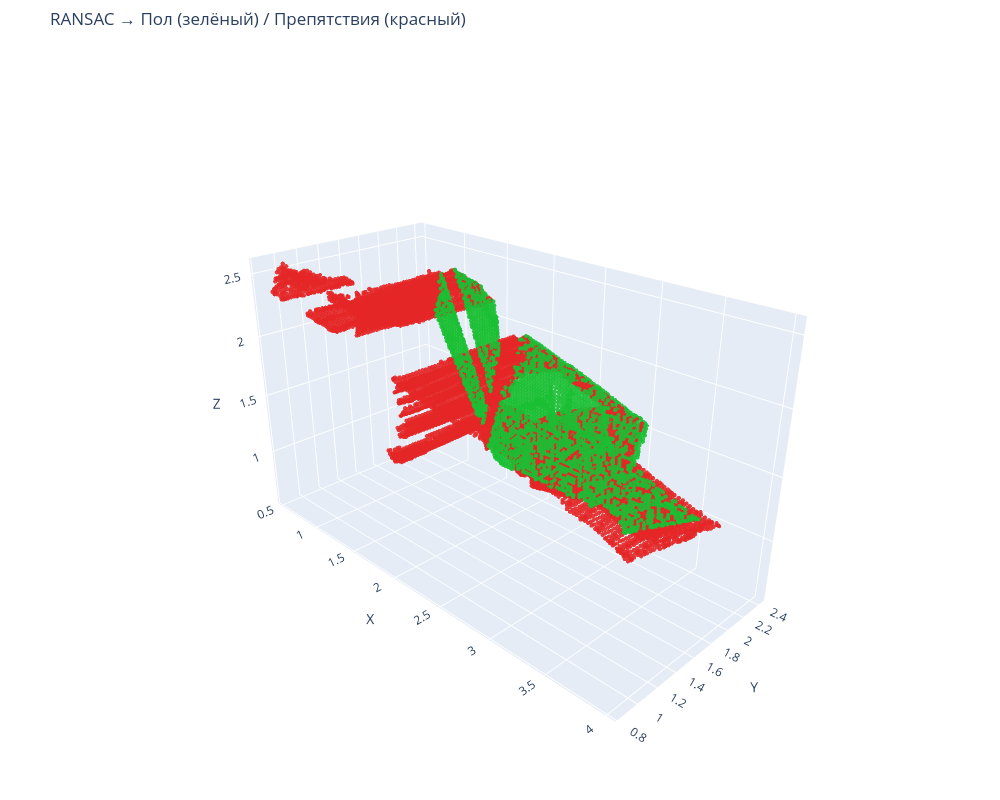

Here is the notebook cell this chart was saved with:
### Markdown cell above
**Результат**

### Code cell
colors = np.full((len(points), 3), [0.9, 0.15, 0.15], dtype=float)   # красный по умолчанию
colors[inlier_mask] = [0.1, 0.75, 0.2]                                 # зелёный — пол

if len(points) > 150000:
    step = len(points) // 150000
    points_plot = points[::step]
    colors_plot = colors[::step]
    print(f"Отрисовываем {len(points_plot):,} точек (прорежено)")
else:
    points_plot = points
    colors_plot = colors

fig = go.Figure()

fig.add_trace(go.Scatter3d(
    x=points_plot[:, 0],
    y=points_plot[:, 1],
    z=points_plot[:, 2],
    mode='markers',
    marker=dict(
        size=2.5,
        color=colors_plot,
        opacity=0.9
    ),
    name='Облако точек'
))

# Настройки вида
fig.update_layout(
    title="RANSAC → Пол (зелёный) / Препятствия (красный)",
    scene=dict(
        xaxis_title='X',
        yaxis_title='Y',
        zaxis_title='Z',
        aspectmode='data',
        camera=dict(
            eye=dict(x=1.8, y=-1.8, z=1.2)
        )
    ),
    width=1000,
    height=800,
    margin=dict(l=0, r=0, b=0, t=50),
    showlegend=False
)

fig.show()

### Figure 1 — Plotly figure (JSON) as saved in the notebook; plotly's stock layout.template omitted (floating-point values rounded to 4 significant figures; data arrays with more than 128 entries replaced by an {"elided": "..."} marker saying what was removed)
{"data": [{"marker": {"color": {"elided": "12369x3 float values"}, "opacity": 0.9, "size": 2.5}, "mode": "markers", "name": "Облако точек", "x": {"elided": "12369 float values"}, "y": {"elided": "12369 float values"}, "z": {"elided": "12369 float values"}, "type": "scatter3d"}], "layout": {"scene": {"camera": {"eye": {"x": 1.8, "y": -1.8, "z": 1.2}}, "xaxis": {"title": {"text": "X"}}, "yaxis": {"title": {"text": "Y"}}, "zaxis": {"title": {"text": "Z"}}, "aspectmode": "data"}, "margin": {"l": 0, "r": 0, "b": 0, "t": 50}, "title": {"text": "RANSAC → Пол (зелёный) / Препятствия (красный)"}, "width": 1000, "height": 800, "showlegend": false}}
